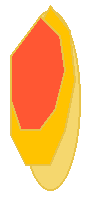

This chart was generated by the following Python code:
from PIL import Image, ImageDraw

# create a new image
image = Image.new('RGBA', (100, 200), (255, 255, 255, 0))

# get a drawing context
draw = ImageDraw.Draw(image)

# draw a banana shape
draw.ellipse((20, 10, 80, 190), fill='#F5D76E', outline='#E8C348', width=2)
draw.polygon([(50, 5), (70, 30), (75, 80), (65, 130), (50, 165), (25, 165), (10, 135), (10, 75)], fill='#FFC300', outline='#E8C348', width=2)
draw.polygon([(40, 15), (60, 35), (65, 70), (55, 110), (40, 130), (20, 130), (10, 100), (10, 55)], fill='#FF5733', outline='#E8C348', width=2)

# save the image as PNG
image.save('banana.png')
